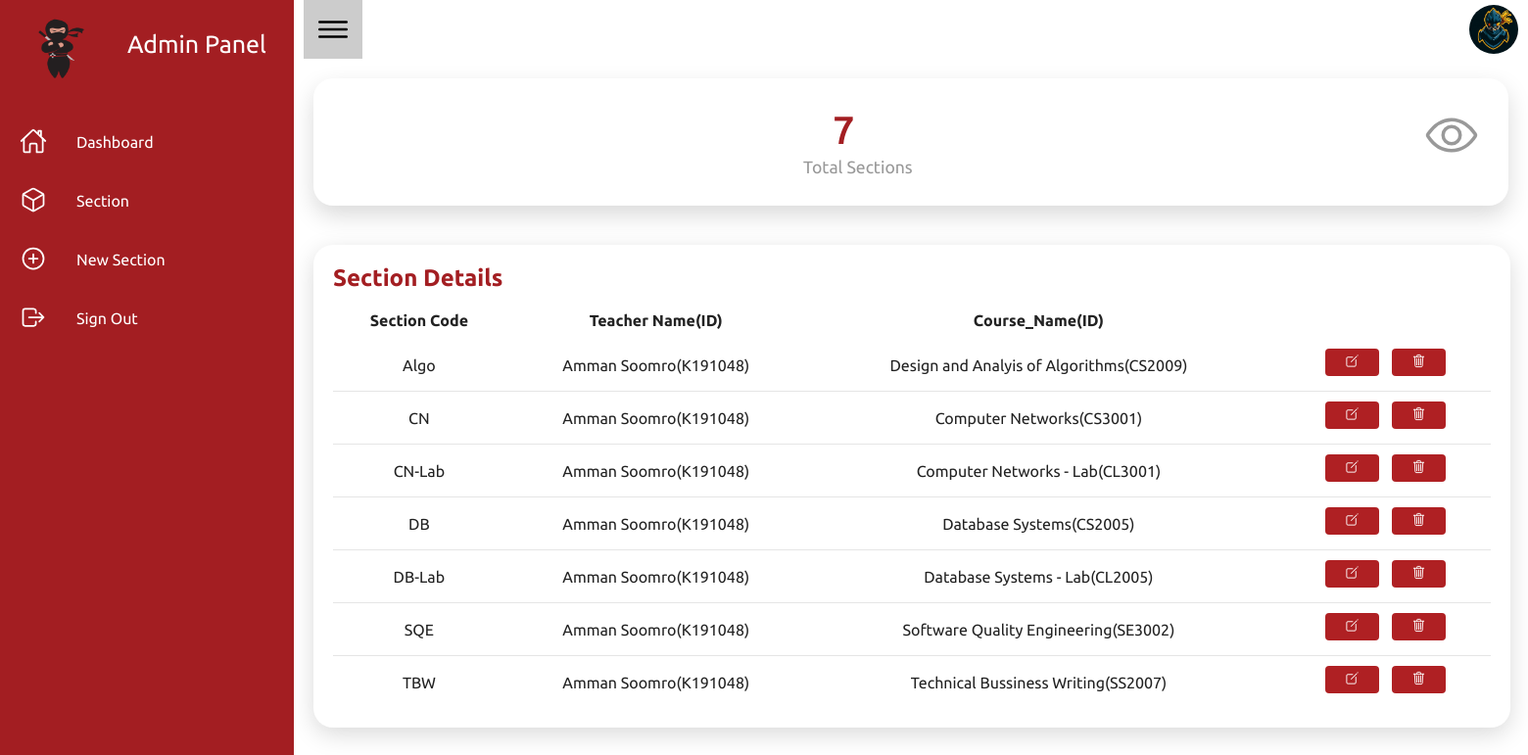
/Section_Details.php (signed in), run on the app's committed database.
### tables this page shows
CREATE TABLE `section_details` (
  `Section_ID` varchar(25) NOT NULL,
  `Teacher_ID` varchar(25) NOT NULL,
  `Course_ID` varchar(25) NOT NULL
);

CREATE TABLE `teacher_details` (
  `Name` varchar(20) NOT NULL,
  `Gender` varchar(8) NOT NULL,
  `Address` varchar(50) NOT NULL,
  `Salary` int(8) NOT NULL,
  `Teacher_ID` varchar(10) NOT NULL,
  `Department_ID` varchar(25) NOT NULL,
  `Password` varchar(25) NOT NULL
);

CREATE TABLE `course_details` (
  `Course_ID` varchar(25) NOT NULL,
  `Course_Name` varchar(55) NOT NULL,
  `Credit_Hours` int(11) NOT NULL
);

### Section_Details.php (the view, shortened to what this page needs)
<?php
include_once "connect.php";
$query = "SELECT * FROM section_details natural join teacher_details natural join course_details";
$result = $conn->query($query);
?>
<!DOCTYPE html>
<html lang="en">
<head>
    <link rel="stylesheet" href="CSS/Section1_Details.css" />
</head>
<body>
    <div class="container">
        <?php include("Includes/NavBar_Sections.php") ?>
        <div class="main">
            <div class="topbar">
                <div class="toggle">
                    <ion-icon name="menu-outline"></ion-icon>
                </div>
                <div class="user">
                    <span class="icon"><img src="Pictures/UserIcon.jpg" width="80px" position="relative" /></span>
                </div>
            </div>
            <div class="cardBox">
                <div class="card">
                    <div>
                        <div class="numbers"><?php include_once "connect.php";
                $count_rows = "SELECT Section_ID from section_details ORDER BY Section_ID";
                $count_rows_output = $conn->query($count_rows);
                $rows = mysqli_num_rows($count_rows_output);
                echo $rows;
                ?></div>
                        <div class="cardName">Total Sections</div>
                    </div>
                    <div class="iconBx">
                        <ion-icon name="eye-outline"></ion-icon>
                    </div>
                </div>
            </div>
            <div class="details">
                <div class="recentOrders">
                    <div class="cardHeader">
                        <h2>Section Details</h2>
                    </div>
                    <table>
                        <thead>
                            <tr>
                                <td>Section Code</td>
                                <td>Teacher Name(ID)</td>
                                <td>Course_Name(ID)</td>
                            </tr>
                        </thead>
                        <tbody>
                            <?php while ($rows = $result->fetch_assoc()) { ?>
                            <tr id = <?php echo $rows["Section_ID"]; ?>>
                                <td><?php echo $rows["Section_ID"]; ?></td>
                                <td><?php echo $rows["Name"]. "(" .$rows["Teacher_ID"].")"; ?></td>
                                <td><?php echo $rows["Course_Name"]. "(" .$rows["Course_ID"].")"; ?></td>
                                <td>
                                    <button onclick="editSection(this.closest('tr').id)"><ion-icon name="create-outline">Edit</ion-icon></button>
                                    <button  onclick="deleteSection(this.closest('tr').id)"><ion-icon name="trash-outline">Delete</ion-icon></button>
                                </td>
                            </tr>
                            <?php } ?>
                        </tbody>
                    </table>
                </div>
            </div>
        </div>
    </div>
</body>
</html>

### CSS/Section1_Details.css (style rules this page uses)
* { margin: 0; padding: 0; box-sizing: border-box; font-family: "Ubuntu", sans-serif; }
:root { --blue: #a31e22; --white: white; --grey: #f5f5f5; --black1: #222; --black2: #999; --backgound: #10191e; }
body { min-height: 100vh; overflow-x: hidden; background: var(--white); }
.container { position: relative; width: 100%; }
.main { position: absolute; width: calc(100% - 300px); left: 300px; min-height: 100vh; background: var(--white); transition: 0.5s; }
.topbar { width: 100%; height: 60px; display: flex; justify-content: space-between; align-items: center; padding: 0 10px; }
.toggle { position: relative; top: 0; width: 60px; height: 60px; background: #ccc; display: flex; justify-content: center; align-items: center; font-size: 2.5em; cursor: pointer; }
.user { position: relative; width: 50px; height: 50px; border-radius: 50%; overflow: hidden; cursor: pointer; }
.user img { position: absolute; top: 0; left: 0; width: 100%; height: 100%; object-fit: cover; }
.cardBox { position: relative; width: 100%; padding: 20px; display: grid; grid-template-columns: repeat(1, 1fr); grid-gap: 30px; }
.cardBox .card { position: relative; background: var(--white); padding: 30px; border-radius: 20px; display: flex; justify-content: space-between; box-shadow: 0 10px 25px rgba(0, 0, 0, 0.15); }
.cardBox .card .numbers { margin-left: 500px; position: relative; font-weight: 500; font-size: 2.5em; color: var(--blue); }
.cardBox .card .cardName { margin-left: 470px; color: var(--black2); font-size: 1.1em; margin-top: 5px; }
.cardBox .card .iconBx { font-size: 3.5em; color: var(--black2); }
.details { position: absolute; width:151%; padding: 20px; display: grid; grid-template-columns: 2fr 1fr; grid-gap: 30px; }
.details .recentOrders { position: relative; display: grid; min-height: 380px; background: var(--white); padding: 20px; box-shadow: 0 7px 25px rgba(0, 0, 0, 0.15); border-radius: 20px; }
.cardHeader { display: flex; justify-content: space-between; align-items: flex-start; }
.cardHeader h2 { font-weight: 600; color: var(--blue); }
.details table { width: 100%; border-collapse: collapse; margin-top: 10px; }
.details table thead td { font-weight: 800; }
.details .recentOrders table tr { color: var(--black1); border-bottom: 1px solid rgba(0, 0, 0, 0.1); }
.details .recentOrders table tr:last-child { border-bottom: none; }
.details .recentOrders table tr td { padding: 10px; }
.details .recentOrders table tr td:last-child { text-align: center; }
.details .recentOrders table tr td:first-child { text-align: center; }
.details .recentOrders table tr td:nth-child(1) { text-align: center; }
.details .recentOrders table tr td:nth-child(2) { text-align: center; }
.details .recentOrders table tr td:nth-child(3) { text-align: center; }
.details .recentOrders table tr td:nth-child(4) { text-align: center; }
.details .recentOrders table tr td button { color: white; border: none; outline: none; background-color: #af2023; border-radius: 4px; font-size: 15px; padding: 5px 20px; font-weight: 500px; margin-left: 10px; margin-bottom: 5px; text-decoration: none; transition: 1s; }

### data on the page
section_details: Section_ID "Algo", Teacher_ID.Name "Amman Soomro", Teacher_ID "K191048", Course_ID.Course_Name "Design and Analyis of Algorithms", Course_ID "CS2009"
section_details: Section_ID "CN", Teacher_ID.Name "Amman Soomro", Teacher_ID "K191048", Course_ID.Course_Name "Computer Networks", Course_ID "CS3001"
section_details: Section_ID "CN-Lab", Teacher_ID.Name "Amman Soomro", Teacher_ID "K191048", Course_ID.Course_Name "Computer Networks - Lab", Course_ID "CL3001"
section_details: Section_ID "DB", Teacher_ID.Name "Amman Soomro", Teacher_ID "K191048", Course_ID.Course_Name "Database Systems", Course_ID "CS2005"
section_details: Section_ID "DB-Lab", Teacher_ID.Name "Amman Soomro", Teacher_ID "K191048", Course_ID.Course_Name "Database Systems - Lab", Course_ID "CL2005"
section_details: Section_ID "SQE", Teacher_ID.Name "Amman Soomro", Teacher_ID "K191048", Course_ID.Course_Name "Software Quality Engineering", Course_ID "SE3002"
section_details: Section_ID "TBW", Teacher_ID.Name "Amman Soomro", Teacher_ID "K191048", Course_ID.Course_Name "Technical Bussiness Writing", Course_ID "SS2007"

### other printed values
$rows "7"
